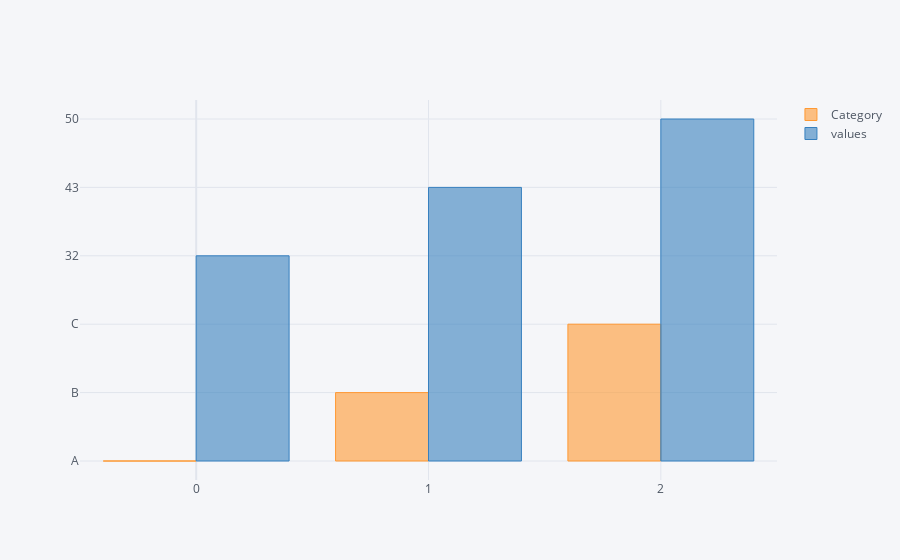

The cell this chart's notebook holds for it:
### Code cell
df2.iplot(kind='bar')
df2.iplot(kind='pie')

### Figure 1 — Plotly figure (JSON) as saved in the notebook; plotly's stock layout.template omitted (floating-point values rounded to 4 significant figures)
{"data": [{"marker": {"color": "rgba(255, 153, 51, 0.6)", "line": {"color": "rgba(255, 153, 51, 1.0)", "width": 1}}, "name": "Category", "orientation": "v", "text": "", "type": "bar", "x": [0, 1, 2], "y": ["A", "B", "C"]}, {"marker": {"color": "rgba(55, 128, 191, 0.6)", "line": {"color": "rgba(55, 128, 191, 1.0)", "width": 1}}, "name": "values", "orientation": "v", "text": "", "type": "bar", "x": [0, 1, 2], "y": [32, 43, 50]}], "layout": {"legend": {"bgcolor": "#F5F6F9", "font": {"color": "#4D5663"}}, "paper_bgcolor": "#F5F6F9", "plot_bgcolor": "#F5F6F9", "title": {"font": {"color": "#4D5663"}}, "xaxis": {"gridcolor": "#E1E5ED", "showgrid": true, "tickfont": {"color": "#4D5663"}, "title": {"font": {"color": "#4D5663"}, "text": ""}, "zerolinecolor": "#E1E5ED"}, "yaxis": {"gridcolor": "#E1E5ED", "showgrid": true, "tickfont": {"color": "#4D5663"}, "title": {"font": {"color": "#4D5663"}, "text": ""}, "zerolinecolor": "#E1E5ED"}}}
